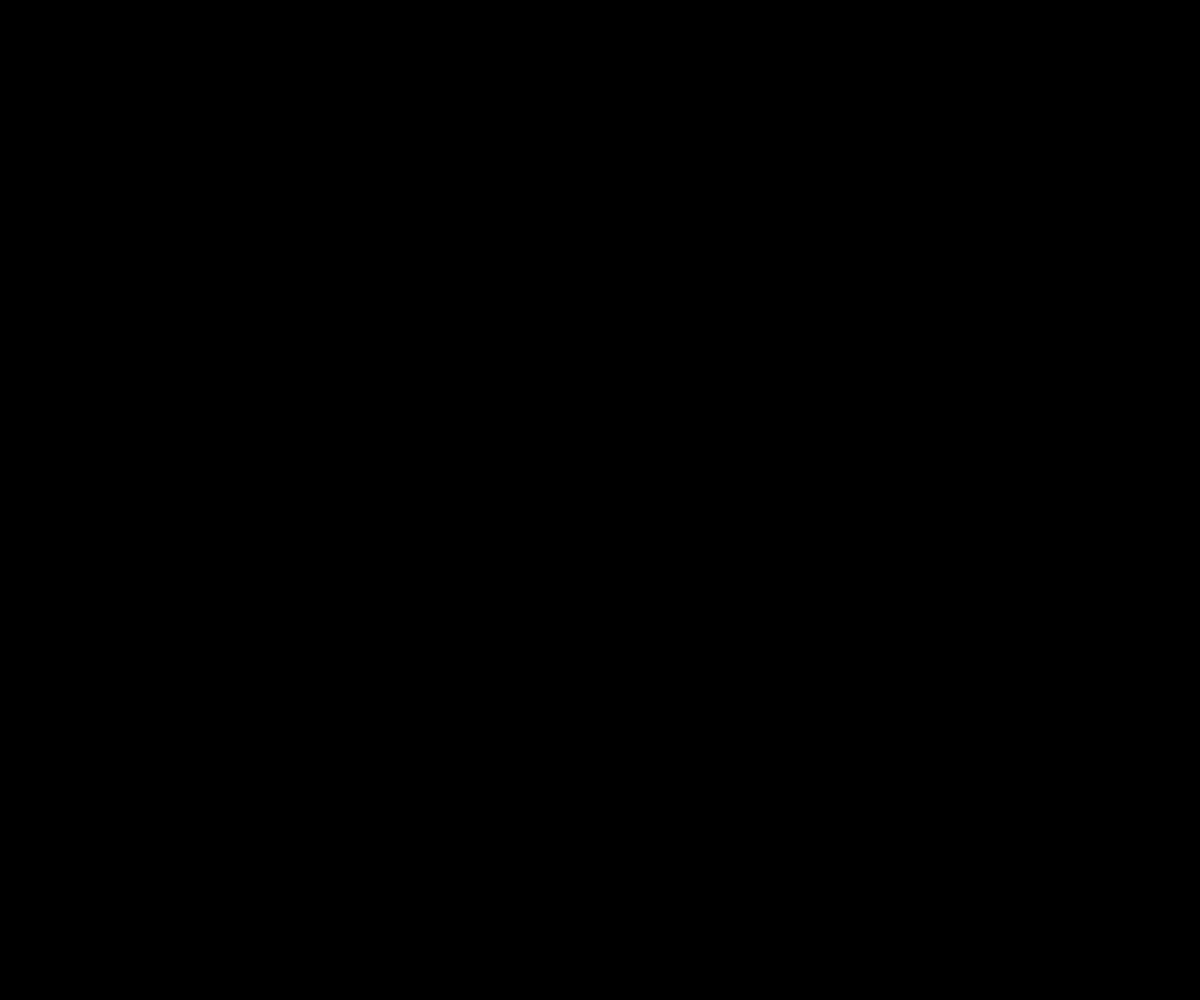
Frame 1 (no input)
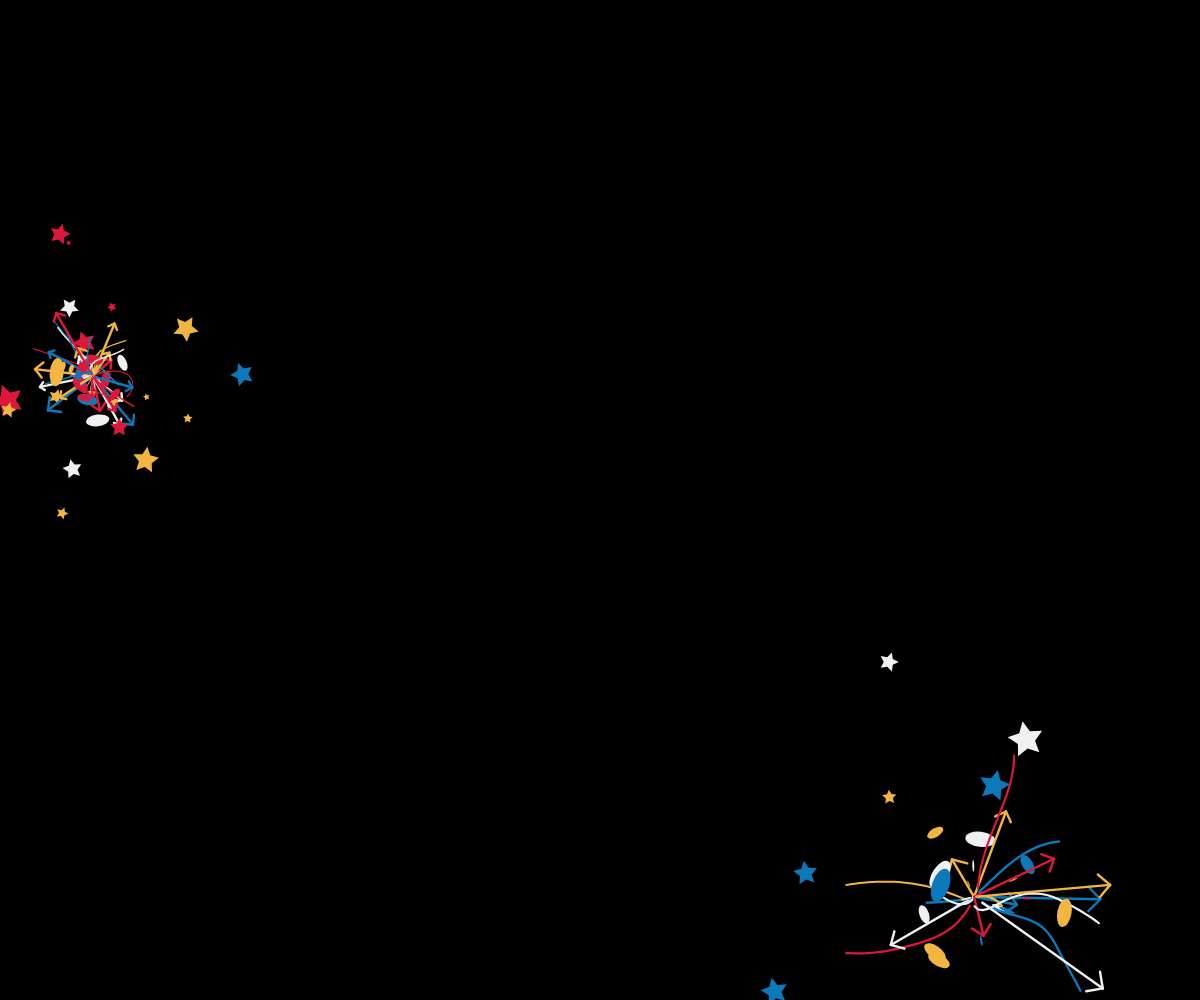
Frame 60 (no input)
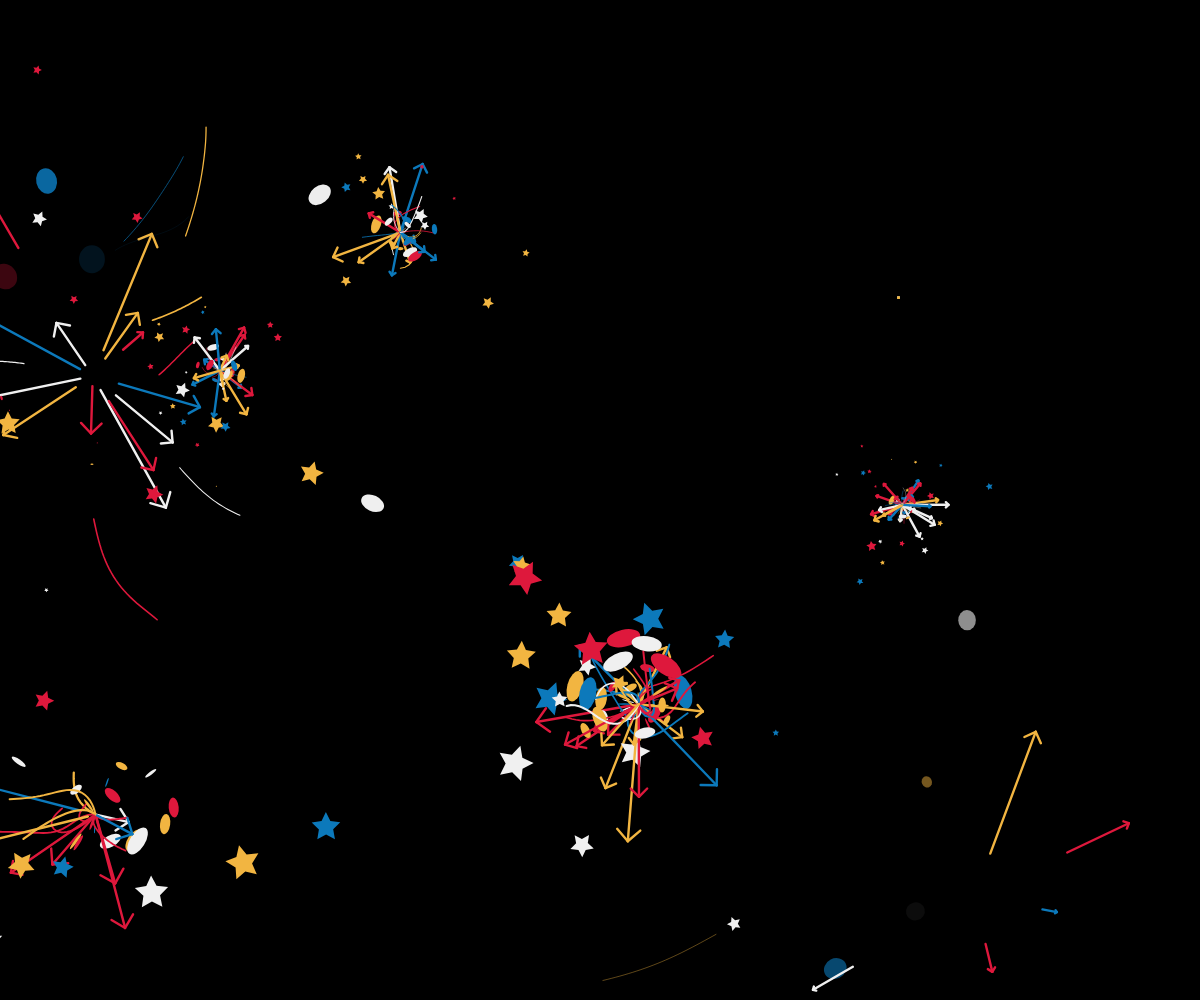
Frame 120 (the mouse pressed at the canvas centre since frame 60)

The p5.js sketch that drew these frames (run headless with seeded random() and noise() and a simulated clock; from frame 60 on, the mouse is pressed at the canvas centre):

// p5.js sketch
// ── sketch.js
/*
By Okazz
*/
let palette = ['#DE183C', '#F2B541', '#0C79BB', '#f0f0f0'];
let ctx;
let centerX, centerY;
let movers = [];
let cnv;
let sideMenuEl;
let menuWidth = 0;
let menuOpen = false;

function setup() {
	cnv = createCanvas(windowWidth, windowHeight);
	// position canvas at the top-left and ensure it fills the window
	cnv.position(0, 0);
	// keep the canvas under the menu
	cnv.style('z-index', '0');
	cnv.style('display', 'block');
	rectMode(CENTER);
	colorMode(HSB, 360, 100, 100, 100);
	ctx = drawingContext;
	centerX = width / 2;
	centerY = height / 2;

	// side menu element and interaction
	sideMenuEl = document.getElementById('sideMenu');
	if (sideMenuEl) {
		// compute width once (will update on resize)
		menuWidth = sideMenuEl.offsetWidth || 300;

		// open/close helpers
		const openMenu = () => {
			if (!menuOpen) {
				sideMenuEl.classList.add('open');
				sideMenuEl.setAttribute('aria-hidden', 'false');
				menuOpen = true;
			}
		};

		const closeMenu = () => {
			if (menuOpen) {
				sideMenuEl.classList.remove('open');
				sideMenuEl.setAttribute('aria-hidden', 'true');
				menuOpen = false;
			}
		};

		// mousemove: show when cursor is within left 100px; hide when cursor far to the right
		window.addEventListener('mousemove', (ev) => {
			const x = ev.clientX;
			if (x <= 100) {
				openMenu();
			} else if (x > menuWidth + 40) {
				closeMenu();
			}
		});

		// clicking outside the menu closes it
		window.addEventListener('click', (ev) => {
			if (!sideMenuEl.contains(ev.target) && ev.clientX > menuWidth + 40) {
				closeMenu();
			}
		});

		// update cached width on resize
		window.addEventListener('resize', () => {
			menuWidth = sideMenuEl.offsetWidth || 300;
		});
	}

	// iframe overlay elements and handlers
	const iframeOverlayEl = document.getElementById('iframeOverlay');
	const iframeEl = document.getElementById('contentIframe');
	const iframeCloseBtn = document.getElementById('iframeClose');

	const openIframe = (url) => {
		if (!iframeOverlayEl || !iframeEl) return;
		iframeEl.src = url;
		iframeOverlayEl.classList.add('open');
		iframeOverlayEl.setAttribute('aria-hidden', 'false');
	};

	const closeIframe = () => {
		if (!iframeOverlayEl || !iframeEl) return;
		iframeOverlayEl.classList.remove('open');
		iframeOverlayEl.setAttribute('aria-hidden', 'true');
		// clear src after transition to stop any media
		setTimeout(() => { iframeEl.src = ''; }, 350);
	}

	// Helper to set up iframe links
	const setupIframeLink = (elementId, url) => {
		const element = document.getElementById(elementId);
		if (element) {
			element.addEventListener('click', (ev) => {
			ev.preventDefault();
				openIframe(url);
			});
		}
	};

	setupIframeLink('menu-work', 'https://a801nita-collab.github.io/20251020/');
	setupIframeLink('menu-handout', 'https://hackmd.io/@8R3rNBC5Tz2EDJ4XvI1alQ/BJbxv7Ajel');
	setupIframeLink('menu-quiz', 'https://a801nita-collab.github.io/20251103-anita/');

	if (iframeCloseBtn) {
		iframeCloseBtn.addEventListener('click', (ev) => {
			ev.stopPropagation();
			closeIframe();
		});
	}

	// click backdrop to close
	if (iframeOverlayEl) {
		iframeOverlayEl.addEventListener('click', (ev) => {
			if (ev.target === iframeOverlayEl || ev.target.classList.contains('iframe-backdrop')) {
				closeIframe();
			}
		});
	}
}

function windowResized() {
	// resize canvas and update any cached dimensions
	resizeCanvas(windowWidth, windowHeight);
	centerX = width / 2;
	centerY = height / 2;
}

function draw() {
	background('#000000');
	for (let i of movers) {
		i.run();
	}
	for (let i = 0; i < movers.length; i++) {
		if (movers[i].isDead) {
			movers.splice(i, 1);
		}
	}

	if (frameCount % int(random(80)) == 0) {
		addMovers();
	}

}



function addMovers() {
	let x = random(width);
	let y = random(height);
	let num = int(random(1, 20));
	for (let i = 0; i < num; i++) {
		movers.push(new Mover01(x, y));
		movers.push(new Mover02(x, y));
		movers.push(new Mover03(x, y));
		movers.push(new Mover04(x, y));
		movers.push(new Mover05(x, y));
	}
}

function easeInOutCubic(x) {
	return x < 0.5 ? 4 * x * x * x : 1 - Math.pow(-2 * x + 2, 3) / 2;
}

/*------------------------------------------------------------------------------------------*/

class Mover01 {
	constructor(x, y) {
		this.x = x;
		this.y = y;
		this.lifeSpan = int(random(40, 130));
		this.life = this.lifeSpan;
		this.isDead = false;
		this.maxLength = random(0.05, 0.2) * width;
		this.direction = random(TAU);
		this.curX1 = 0;
		this.curX2 = 0;
		this.clr = random(palette);
		this.maxWingSize = width * 0.01;
		this.wing = 0;
	}

	show() {
		push();
		translate(this.x, this.y);
		rotate(this.direction);
		stroke(this.clr);
		strokeWeight(width * 0.002);
		line(this.curX1, 0, this.curX2, 0);
		line(this.curX1, 0, this.curX1 - this.wing, this.wing);
		line(this.curX1, 0, this.curX1 - this.wing, -this.wing);
		pop();
	}

	update() {

		let nrm = norm(this.life, this.lifeSpan, 0);
		this.curX1 = lerp(0, this.maxLength, nrm ** 0.6);
		this.curX2 = lerp(0, this.maxLength, nrm ** 5);
		this.wing = lerp(0, this.maxWingSize, sin(nrm * PI));
		this.life--;

		if (this.life < 0) {
			this.isDead = true;
		}
	}

	run() {
		this.show();
		this.update();
	}
}

/*------------------------------------------------------------------------------------------*/

class Mover02 {
	constructor(x, y) {
		this.x = x;
		this.y = y;
		this.lifeSpan = int(random(40, 120));
		this.life = this.lifeSpan;
		this.isDead = false;
		this.maxLength = random(0.05, 0.3) * width;
		this.direction = random(TAU);
		this.curX = this.x;
		this.curY = this.y;

		this.tgtX = this.x + this.maxLength * cos(this.direction);
		this.tgtY = this.y + this.maxLength * sin(this.direction);
		this.clr = random(palette);
		this.maxShapeSize = width * random(0.02, 0.005);
		this.shapeSize = 0;

		this.ang = random(TAU);
		this.angVel = random([-1, 1]) * random(0.09, 0.01);
	}

	show() {
		push();
		translate(this.curX, this.curY);
		rotate(this.ang);
		noStroke();
		fill(this.clr);
		beginShape();
		for (let i = 0; i < 10; i++) {
			let a = map(i, 0, 10, 0, TAU);
			let r = this.shapeSize;
			if (i % 2 == 0) {
				r *= 0.5;
			}
			vertex(r * cos(a), r * sin(a));
		}
		endShape();
		pop();
	}

	update() {

		let nrm = norm(this.life, this.lifeSpan, 0);
		this.curX = lerp(this.x, this.tgtX, nrm ** 0.5);
		this.curY = lerp(this.y, this.tgtY, nrm ** 0.5);
		this.shapeSize = lerp(0, this.maxShapeSize, sin(nrm * PI));
		this.ang += this.angVel;
		this.life--;

		if (this.life < 0) {
			this.isDead = true;
		}
	}

	run() {
		this.show();
		this.update();
	}
}

/*------------------------------------------------------------------------------------------*/

class Mover03 {
	constructor(x, y) {
		this.x = x;
		this.y = y;
		this.lifeSpan = int(random(60, 100));
		this.life = this.lifeSpan;
		this.isDead = false;
		this.maxLength = random(0.05, 0.3) * width;
		this.direction = random(TAU);
		this.curX = 0;
		this.tgtX = random(0.05, 0.3) * width;

		this.clr = color(random(palette));
		this.maxcircleD = width * random(0.03, 0.01);
		this.circleW = 0;
		this.circleH = 0;
		this.alp = 100;
	}

	show() {
		push();
		translate(this.x, this.y);
		rotate(this.direction);
		noStroke();
		this.clr.setAlpha(this.alp);
		fill(this.clr);
		ellipse(this.curX, 0, this.circleW, this.circleH);
		pop();
	}

	update() {
		let nrm = norm(this.life, this.lifeSpan, 0);
		this.circleW = lerp(0, this.maxcircleD, nrm ** 0.5);
		this.circleH = lerp(0, this.maxcircleD, nrm ** 2);
		this.curX = lerp(0, this.maxLength, easeInOutCubic(nrm));
		this.alp = lerp(100, 0, easeInOutCubic(nrm ** 8));
		this.life--;

		if (this.life < 0) {
			this.isDead = true;
		}
	}

	run() {
		this.show();
		this.update();
	}
}

/*------------------------------------------------------------------------------------------*/

class Mover04 {
	constructor(x, y) {
		this.x = x;
		this.y = y;
		this.lifeSpan = int(random(60, 100));
		this.life = this.lifeSpan;
		this.isDead = false;
		this.direction = random(4);
		this.pos = [];
		this.clr = random(palette);
		this.maxWeight = width * 0.002;
		this.weight = 0;

		this.posLimit = 30;

		this.initialValue = random(42937847294729);
		this.noiseScl = 1200;
		this.noiseStr = 300;
		this.step = random(1, 5);
	}

	show() {
		noFill();
		strokeWeight(this.weight);
		stroke(this.clr);
		beginShape();
		for (let i = 0; i < this.pos.length; i++) {
			vertex(this.pos[i].x, this.pos[i].y);
		}
		endShape();

		this.pos.push(createVector(this.x, this.y));

		if (this.pos.length >= this.posLimit) {
			this.pos.splice(0, 1);
		}
	}

	update() {
		let nrm = norm(this.life, this.lifeSpan, 0);
		let ang = noise(this.x / this.noiseScl, this.y / this.noiseScl, this.initialValue) * this.noiseStr;
		this.x += this.step * cos(ang);
		this.y += this.step * sin(ang);
		this.weight = lerp(0, this.maxWeight, sin(nrm * PI));
		this.life--;

		if (this.life < 0) {
			this.isDead = true;
		}
	}

	run() {
		this.show();
		this.update();
	}
}

/*------------------------------------------------------------------------------------------*/

class Mover05 {
	constructor(x, y) {
		this.x = x;
		this.y = y;
		this.lifeSpan = int(random(40, 80));
		this.life = this.lifeSpan;
		this.isDead = false;
		this.direction = random(4);
		this.clr = random(palette);

		this.ang = random(TAU);
		this.angVel = random([-1, 1]) * random(0.15, 0.005);

		this.cirX = 0;
		this.cirD = 0;
		this.maxCirX = width * random(0.05, 0.15);
		this.maxCirD = width * random(0.01, 0.03);
	}

	show() {
		push();
		translate(this.x, this.y);
		rotate(this.ang);
		noStroke();
		fill(this.clr);
		ellipse(this.cirX, 0, this.cirD / 2, this.cirD);
		pop();
	}

	update() {
		let nrm = norm(this.life, this.lifeSpan, 0);
		this.ang += this.angVel;
		this.cirX = lerp(0, this.maxCirX, nrm);
		this.cirD = lerp(0, this.maxCirD, sin(nrm * PI));

		this.life--;
		if (this.life < 0) {
			this.isDead = true;
		}
	}

	run() {
		this.show();
		this.update();
	}
}

// ── style.css
html, body {
  margin: 0;
  padding: 0;
}

canvas {
  display: block;
}

/* Side menu styles */
#sideMenu {
  position: fixed;
  left: 0;
  top: 0;
  height: 100vh;
  width: 300px;
  box-sizing: border-box;
  padding: 36px 24px;
  background: rgba(20, 20, 20, 0.95);
  color: #fff;
  transform: translateX(-100%);
  transition: transform 0.4s ease;
  z-index: 1000; /* sit above canvas */
  display: flex;
  align-items: center;
}

#sideMenu.open {
  transform: translateX(0);
}

#sideMenu ul {
  list-style: none;
  padding: 0;
  margin: 0;
}

#sideMenu li {
  margin: 10px 0;
  font-size: 32px; /* requested size */
}

#sideMenu a {
  color: inherit;
  text-decoration: none;
  transition: color 0.18s ease;
}

#sideMenu li a:hover {
  color: #1E90FF; /* DodgerBlue-ish */
  cursor: pointer;
}

/* ensure canvas stays underneath the menu */
canvas {
  z-index: 0;
}

/* iframe overlay styles */
.iframe-overlay {
  position: fixed;
  inset: 0;
  display: flex;
  align-items: center;
  justify-content: center;
  z-index: 2000;
  pointer-events: none;
  opacity: 0;
  transition: opacity 0.28s ease;
}
.iframe-overlay.open {
  pointer-events: auto;
  opacity: 1;
}

.iframe-backdrop {
  position: absolute;
  inset: 0;
  background: rgba(0,0,0,0.6);
}

.iframe-container {
  position: relative;
  width: 70vw; /* 70% of viewport width */
  height: 85vh; /* 85% of viewport height */
  background: #fff;
  border-radius: 6px;
  overflow: hidden;
  box-shadow: 0 12px 40px rgba(0,0,0,0.6);
  z-index: 2010;
}

.iframe-container iframe {
  width: 100%;
  height: 100%;
  border: 0;
  display: block;
}

.iframe-close {
  position: absolute;
  top: 8px;
  right: 8px;
  z-index: 2020;
  background: rgba(0,0,0,0.6);
  color: #fff;
  border: none;
  font-size: 28px;
  width: 44px;
  height: 44px;
  border-radius: 6px;
  cursor: pointer;
}
